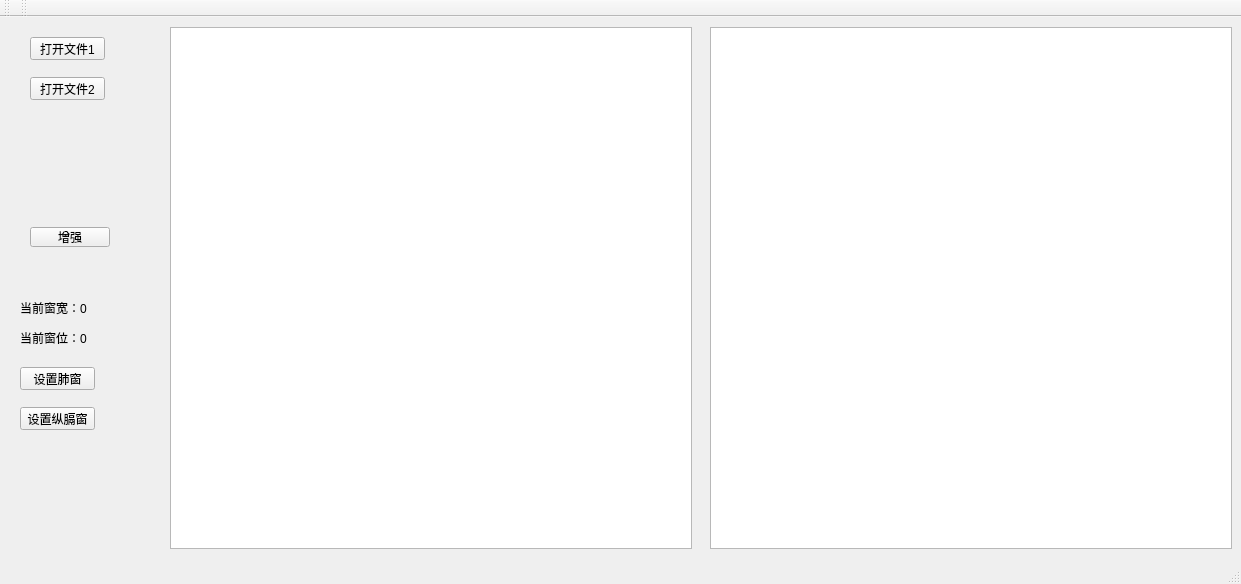
<?xml version="1.0" encoding="UTF-8"?>
<ui version="4.0">
 <class>DcmEnhance</class>
 <widget class="QMainWindow" name="DcmEnhance">
  <property name="geometry">
   <rect>
    <x>0</x>
    <y>0</y>
    <width>1241</width>
    <height>584</height>
   </rect>
  </property>
  <property name="windowTitle">
   <string>DicomViewer</string>
  </property>
  <widget class="QWidget" name="centralWidget">
   <widget class="QPushButton" name="FileOpenButton">
    <property name="geometry">
     <rect>
      <x>30</x>
      <y>20</y>
      <width>75</width>
      <height>23</height>
     </rect>
    </property>
    <property name="text">
     <string>打开文件1</string>
    </property>
   </widget>
   <widget class="QPushButton" name="FileOpenButton2">
    <property name="geometry">
     <rect>
      <x>30</x>
      <y>60</y>
      <width>75</width>
      <height>23</height>
     </rect>
    </property>
    <property name="text">
     <string>打开文件2</string>
    </property>
   </widget>
   <widget class="QPushButton" name="setLungWin">
    <property name="geometry">
     <rect>
      <x>20</x>
      <y>350</y>
      <width>75</width>
      <height>23</height>
     </rect>
    </property>
    <property name="text">
     <string>设置肺窗</string>
    </property>
   </widget>
   <widget class="QPushButton" name="setMedisatWin">
    <property name="geometry">
     <rect>
      <x>20</x>
      <y>390</y>
      <width>75</width>
      <height>23</height>
     </rect>
    </property>
    <property name="text">
     <string>设置纵膈窗</string>
    </property>
   </widget>
   <widget class="QLabel" name="cur_WinWidth">
    <property name="geometry">
     <rect>
      <x>20</x>
      <y>280</y>
      <width>91</width>
      <height>21</height>
     </rect>
    </property>
    <property name="text">
     <string>当前窗宽：0</string>
    </property>
   </widget>
   <widget class="QLabel" name="cur_WinCen">
    <property name="geometry">
     <rect>
      <x>20</x>
      <y>310</y>
      <width>91</width>
      <height>21</height>
     </rect>
    </property>
    <property name="text">
     <string>当前窗位：0</string>
    </property>
   </widget>
   <widget class="QGraphicsView" name="graphicsView1">
    <property name="geometry">
     <rect>
      <x>170</x>
      <y>10</y>
      <width>522</width>
      <height>522</height>
     </rect>
    </property>
   </widget>
   <widget class="QGraphicsView" name="graphicsView2">
    <property name="geometry">
     <rect>
      <x>710</x>
      <y>10</y>
      <width>522</width>
      <height>522</height>
     </rect>
    </property>
   </widget>
   <widget class="QPushButton" name="pushButton">
    <property name="geometry">
     <rect>
      <x>30</x>
      <y>210</y>
      <width>80</width>
      <height>20</height>
     </rect>
    </property>
    <property name="text">
     <string>增强</string>
    </property>
   </widget>
  </widget>
  <widget class="QMenuBar" name="menuBar">
   <property name="geometry">
    <rect>
     <x>0</x>
     <y>0</y>
     <width>1241</width>
     <height>23</height>
    </rect>
   </property>
  </widget>
  <widget class="QToolBar" name="mainToolBar">
   <attribute name="toolBarArea">
    <enum>TopToolBarArea</enum>
   </attribute>
   <attribute name="toolBarBreak">
    <bool>false</bool>
   </attribute>
  </widget>
  <widget class="QStatusBar" name="statusBar"/>
  <widget class="QToolBar" name="toolBar">
   <property name="windowTitle">
    <string>toolBar</string>
   </property>
   <attribute name="toolBarArea">
    <enum>TopToolBarArea</enum>
   </attribute>
   <attribute name="toolBarBreak">
    <bool>false</bool>
   </attribute>
  </widget>
  <action name="fileOpen">
   <property name="text">
    <string>打开</string>
   </property>
  </action>
  <action name="exitButton">
   <property name="text">
    <string>退出</string>
   </property>
  </action>
 </widget>
 <layoutdefault spacing="6" margin="11"/>
 <resources/>
 <connections/>
</ui>
